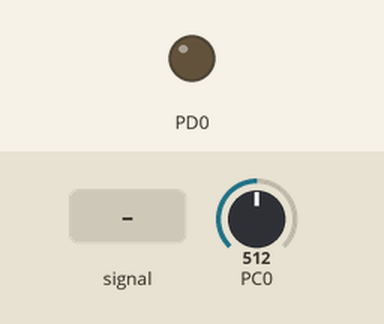
A program run on a simulated ATmega8, built with avr-gcc and emulated at 1 MHz. Parts: output pins drawn as LEDs (lit = HIGH). Inputs (shaded band) come from the test bench; at power-on: PC0 = 512.

Above: at 1.2 s.
1.3 s: PC0 fed a 1000 Hz sine of ±255 counts around its level
At 4.2 s:
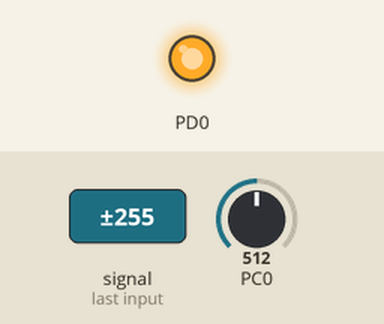
Timing chart, 0 to 5.7 s (numbered marks = the images above; inputs shaded):
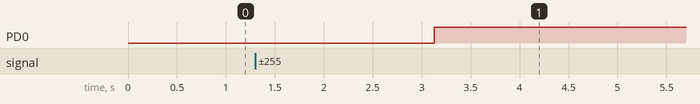

The program:

main.c
```c
/*
 * Cicada.c
 *
 * Created: 25.08.2019 12:45:42
 * Author : Burnmind
 */

#define F_CPU 1000000UL
#include <avr/io.h>
#include <avr/interrupt.h>
#include <math.h>

#define ciclesInSecond 200
#define sensorSecondsOfSuspension 30
#define WAVE_SHIFT M_PI/100
#define PULSE_SHIFT M_PI/100000
#define VOLUME_SHIFT M_PI/500000

#define false 0
#define true !false

void startTimer();
void stopTimer();
void initTimerOne();
void initMotionSensor();
void processSound();
void processMotionSensor();
int transpose(int value, int minIn, int maxIn, int minOut, int maxOut);

int seconds = 0;
int currentCicle = 0;

int currentLvlF = 0;
int currentLvlS = 0;
int currentLvlT = 0;

float wavePosition = 0.0;

float sinWaveF = 0.0;
float sinWaveS = 0.0;
float sinWaveT = 0.0;

float pulsePositionF = 0.0;
float pulsePositionS = M_PI/2;
float pulsePositionT = M_PI/3;

float volumePositionF = 0.0;
float volumePositionS = M_PI/2;
float volumePositionT = M_PI/3;

char moutionSensorStop = false;

ISR(TIMER1_OVF_vect)
{
	stopTimer();

	processSound();

	processMotionSensor();

	startTimer();
};

ISR(ADC_vect)
{
	if (ADC >= 600 || moutionSensorStop) {
		PORTD |= (1<<0);

		if (!moutionSensorStop) {
			moutionSensorStop = true;
			seconds = 0;
			currentCicle = 0;
		}
	} else {
		PORTD &= ~(1<<0);
	}
};

int main(void)
{
	initTimerOne();
	initMotionSensor();
	sei();

    while (1)
    {

    }
}

void initTimerOne()
{
	//Normal PWM non-inverting mode
	TCCR1A &= ~(1<<COM1A0);
	TCCR1A |= (1<<COM1A1);
	TCCR1A &= ~(1<<COM1B0);
	TCCR1A |= (1<<COM1B1);

	//Fast PWM 8-bit
	TCCR1A |= (1<<WGM10);
	TCCR1A &= ~(1<<WGM11);
	TCCR1B |= (1<<WGM12);
	TCCR1B &= ~(1<<WGM13);

	//Timer/Counter 1 overflow interrupt settings
	//Interrupt enable
	TIMSK |= (1<<TOIE1);

	//Fast PWM timer 2
	TCCR2 |= (1<<WGM21) | (1<<WGM20);
	//Normal PWM non-inverting mode
	TCCR2 &= ~(1<<COM20);
	TCCR2 |= (1<<COM21);

	//Timer/Counter 2 start 1/8
	TCCR2 &= ~(1<<CS20);
	TCCR2 |= (1<<CS21);
	TCCR2 &= ~(1<<CS22);

	OCR1A = 0;
	OCR1B = 0;
	OCR2 = 0;

	startTimer();
}

void initMotionSensor()
{
	DDRD |= (1<<0);
	PORTD &= ~(1<<0);

	DDRC &= ~(1<<0);

	//ADC configuration
	//ADC enable
	ADCSRA |= (1<<ADEN);
	//íåïðåðûâíîå ïðåîáðàçîâàíèå
	ADCSRA |= (1<<ADFR);

	//125 kHz
	ADCSRA |= (1<<ADPS1) | (1<<ADPS0);
	ADCSRA &= ~(1<<ADPS2);
	//Interrupt enable
	ADCSRA |= (1<<ADIE);

	//2,56v voltage reference
	ADMUX |= (1<<REFS1) | (1<<REFS0);
	//Right side
	ADMUX &= ~(1<<ADLAR);

	//ADC start
	ADCSRA |= (1<<ADSC);
}

void startTimer() {
	//Timer/Counter 1 start 1/8
	TCCR1B &= ~(1<<CS10);
	TCCR1B |= (1<<CS11);
	TCCR1B &= ~(1<<CS12);

	TCNT1 = 65530;
}

void stopTimer() {
	//Timer/Counter 1 stop
	TCCR1B &= ~(1<<CS10);
	TCCR1B &= ~(1<<CS11);
	TCCR1B &= ~(1<<CS12);
}

void processSound() {
	sinWaveF = sin(wavePosition)*sin(pulsePositionF)*sin(volumePositionF)*100;

	sinWaveS = sin(wavePosition)*sin(pulsePositionS)*sin(volumePositionS)*100;

	sinWaveT = sin(wavePosition)*sin(pulsePositionT)*sin(volumePositionT)*100;

	wavePosition += WAVE_SHIFT;

	pulsePositionF += PULSE_SHIFT;
	pulsePositionS += PULSE_SHIFT;
	pulsePositionT += PULSE_SHIFT;

	volumePositionF += VOLUME_SHIFT;
	volumePositionS += VOLUME_SHIFT;
	volumePositionT += VOLUME_SHIFT;

	if (M_PI*2 < wavePosition) {
		wavePosition = 0;
	}

	if (M_PI < pulsePositionF) {
		pulsePositionF = 0;
	}

	if (M_PI < pulsePositionS) {
		pulsePositionS = 0;
	}

	if (M_PI < pulsePositionT) {
		pulsePositionT = 0;
	}

	if (M_PI*2 < volumePositionF) {
		volumePositionF = 0;
	}

	if (M_PI*2 < volumePositionS) {
		volumePositionS = 0;
	}

	if (M_PI*2 < volumePositionT) {
		volumePositionT = 0;
	}

	currentLvlF = transpose((int)sinWaveF, -100, 100, 0, 255);

	OCR1A = currentLvlF;

	currentLvlS = transpose((int)sinWaveS, -100, 100, 0, 255);

	OCR1B = currentLvlS;

	currentLvlT = transpose((int)sinWaveT, -100, 100, 0, 255);

	OCR2 = currentLvlT;
}

void processMotionSensor() {
	if (moutionSensorStop) {
		currentCicle++;
		if (currentCicle >= ciclesInSecond) {
			currentCicle = 0;

			seconds++;
			if (seconds >= sensorSecondsOfSuspension) {
				seconds = 0;
				moutionSensorStop = false;
			}
		}
	}
}

int transpose(int value, int minIn, int maxIn, int minOut, int maxOut) {
	return (maxOut*(minIn - value) - minOut*(value - maxIn)) / (minIn - maxIn);
}
```

Measured:
- after the input at 1.3 s, PD0: LOW → HIGH after 1.8 s
